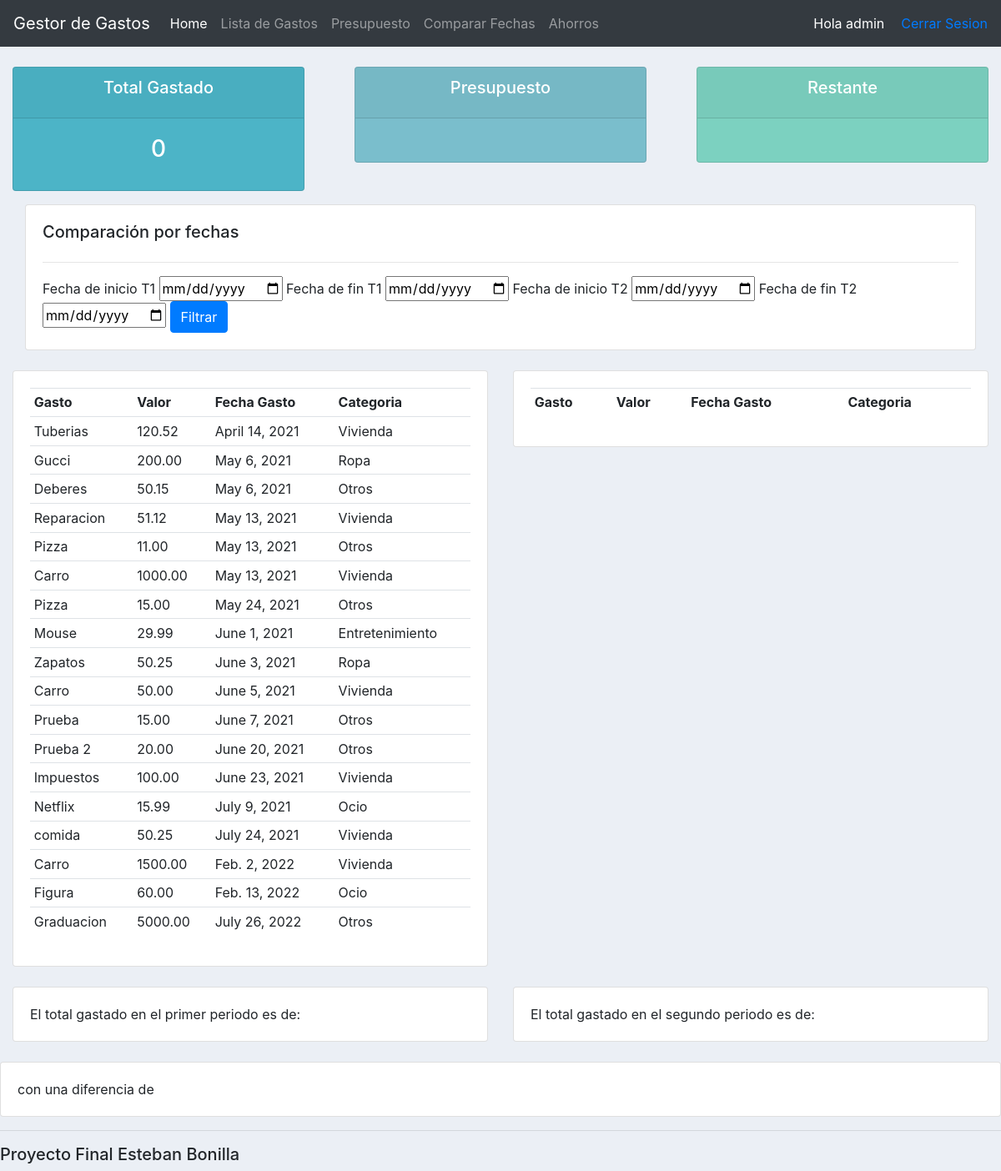
/comparar/ (signed in), run on the app's committed database.
### accounts/models.py (models this page shows, shortened)
class Gasto(models.Model):
    nombre_gasto = models.CharField(max_length=200, null=True)
    valor_gasto = models.DecimalField(max_digits=8, decimal_places=2,validators=[MinValueValidator(0.01)] ,null=True)
    fecha_gasto = models.DateField(auto_now_add=False, null= True)
    categoria = models.ForeignKey(Categoria,null=True, on_delete=models.SET_NULL)

class Categoria(models.Model):
    nombre_categoria = models.CharField(max_length= 50,  null= True)
    def __str__(self):
        return self.nombre_categoria

### accounts/views.py (the view, shortened to what this page needs)
# urls.py: path('comparar/', views.comparar, name='comparar'),
@login_required(login_url='login')
def comparar(request):
    form = Fecha()
    actualMonth = datetime.date.today()
    g = Gasto.objects.filter(fecha_gasto__month=actualMonth.month, fecha_gasto__year=actualMonth.year).order_by('fecha_gasto')
    total = sum(g.values_list('valor_gasto', flat=True))
    if request.method == "GET":
        gastos = Gasto.objects.all().order_by('fecha_gasto')
        context = {'form': form, 'gastos': gastos,'total':total}
        return render(request, 'accounts/comparar.html', context)

### accounts/forms.py
class Fecha(forms.Form):
    inicio =  forms.DateField(required=True, label='FechaInicio', widget=DateInput)
    fin =  forms.DateField(required=True, label='FechaInicio', widget=DateInput)
    inicio2 =  forms.DateField(required=True, label='FechaInicio2', widget=DateInput)
    fin2 =  forms.DateField(required=True, label='FechaInicio2', widget=DateInput)

### accounts/templates/accounts/comparar.html (shortened to what this page needs)
{%  extends 'accounts/main.html' %}
{% block content %}
	<div class="col-md">
		<div class="card card-body">
			<h5>Comparación por fechas</h5>
			<hr>
			<form method="POST">
                <span> Fecha de inicio T1 </span>{{form.inicio}}
                <span> Fecha de fin T1</span> {{form.fin}}
                <span> Fecha de inicio T2 </span>{{form.inicio2}}
                <span> Fecha de fin T2</span> {{form.fin2}}
            <button class="btn btn-primary" type="submit">Filtrar</button>
            </form>
		</div>
	</div>
<br>
<div class="row">
	<div class="col-md">
		<div class="card card-body">
			<table class="table table-sm">
				<tr>
					<th>Gasto</th>
					<th>Valor</th>
					<th>Fecha Gasto</th>
					<th>Categoria</th>
				</tr>
                    {% for i in gastos %}
						<tr>
							<td>{{i.nombre_gasto}}</td>
							<td>{{i.valor_gasto}}</td>
							<td>{{i.fecha_gasto}}</td>
						    <td>{{i.categoria}}</td>
						</tr>
					{% endfor %}
			</table>
		</div>
	</div>
	<div class="col-md">
		<div class="card card-body">
			<table class="table table-sm">
				<tr>
					<th>Gasto</th>
					<th>Valor</th>
					<th>Fecha Gasto</th>
					<th>Categoria</th>
				</tr>
			</table>
		</div>
	</div>
</div>
<br>
<div class="row">
	<div class="col-md">
		<div class="card card-body">
			<span>El total gastado en el primer periodo es de: {{suma1}}</span>
		</div>
	</div>
	<div class="col-md">
		<div class="card card-body">
			<span>El total gastado en el segundo periodo es de: {{suma2}}</span>
		</div>
	</div>
</div>
<br>
<div class="row">
	<div class="card card-body">
		<span>{{mensaj}} con una diferencia de {{diferencia}}</span>
	</div>
</div>
{% endblock %}

### accounts/templates/accounts/navbar.html (shortened to what this page needs)
{% load static %}
<nav class="navbar navbar-expand-lg navbar-dark bg-dark">
    <a class="navbar-brand" href={% url 'home' %}>Gestor de Gastos</a>
    <div class="collapse navbar-collapse" id="navbarNavAltMarkup">
      <div class="navbar-nav">
        <a class="nav-item nav-link active" href="/">Home <span class="sr-only">(current)</span></a>
        <a class="nav-link" href= {% url 'product' %}>Lista de Gastos</a>
        <a class="nav-link" href="#">Presupuesto</a>
        <a class="nav-link" href={% url 'comparar' %}>Comparar Fechas</a>
        <a class="nav-link" href={% url 'ahorros' %}>Ahorros</a>
      </div>
    </div>
    <span id ="hello-msg"> Hola {{request.user}}</span>
    <span> <a href="{% url 'logout' %}">Cerrar Sesion</a></span>
  </nav>

### static/css/main.css (style rules this page uses)
body { background-color: #ebeff5; }

### accounts/templates/accounts/navbar.html (style rules this page uses)
#hello-msg { color: white; margin-right: 20px; }

### data on the page
Gasto: nombre_gasto "Tuberias", valor_gasto "120.52", fecha_gasto "April 14, 2021", categoria "Vivienda"
Gasto: nombre_gasto "Gucci", valor_gasto "200.00", fecha_gasto "May 6, 2021", categoria "Ropa"
Gasto: nombre_gasto "Deberes", valor_gasto "50.15", fecha_gasto "May 6, 2021", categoria "Otros"
Gasto: nombre_gasto "Reparacion", valor_gasto "51.12", fecha_gasto "May 13, 2021", categoria "Vivienda"
Gasto: nombre_gasto "Pizza", valor_gasto "11.00", fecha_gasto "May 13, 2021", categoria "Otros"
Gasto: nombre_gasto "Carro", valor_gasto "1000.00", fecha_gasto "May 13, 2021", categoria "Vivienda"
Gasto: nombre_gasto "Pizza", valor_gasto "15.00", fecha_gasto "May 24, 2021", categoria "Otros"
Gasto: nombre_gasto "Mouse", valor_gasto "29.99", fecha_gasto "June 1, 2021", categoria "Entretenimiento"
Gasto: nombre_gasto "Zapatos", valor_gasto "50.25", fecha_gasto "June 3, 2021", categoria "Ropa"
Gasto: nombre_gasto "Carro", valor_gasto "50.00", fecha_gasto "June 5, 2021", categoria "Vivienda"
Gasto: nombre_gasto "Prueba", valor_gasto "15.00", fecha_gasto "June 7, 2021", categoria "Otros"
Gasto: nombre_gasto "Prueba 2", valor_gasto "20.00", fecha_gasto "June 20, 2021", categoria "Otros"
Gasto: nombre_gasto "Impuestos", valor_gasto "100.00", fecha_gasto "June 23, 2021", categoria "Vivienda"
Gasto: nombre_gasto "Netflix", valor_gasto "15.99", fecha_gasto "July 9, 2021", categoria "Ocio"
Gasto: nombre_gasto "comida", valor_gasto "50.25", fecha_gasto "July 24, 2021", categoria "Vivienda"
Gasto: nombre_gasto "Carro", valor_gasto "1500.00", fecha_gasto "Feb. 2, 2022", categoria "Vivienda"
Gasto: nombre_gasto "Figura", valor_gasto "60.00", fecha_gasto "Feb. 13, 2022", categoria "Ocio"
Gasto: nombre_gasto "Graduacion", valor_gasto "5000.00", fecha_gasto "July 26, 2022", categoria "Otros"

### other printed values
{{ request.user }} "admin"
{{ total }} "0"
